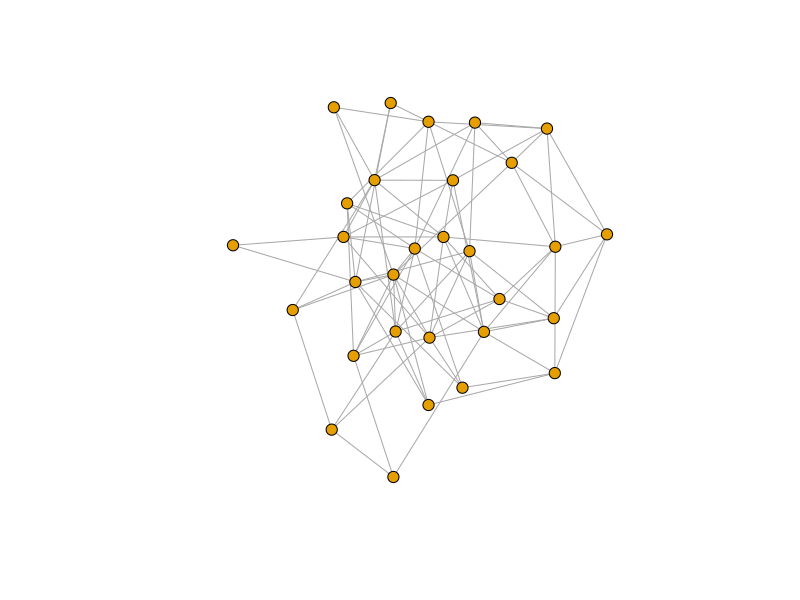
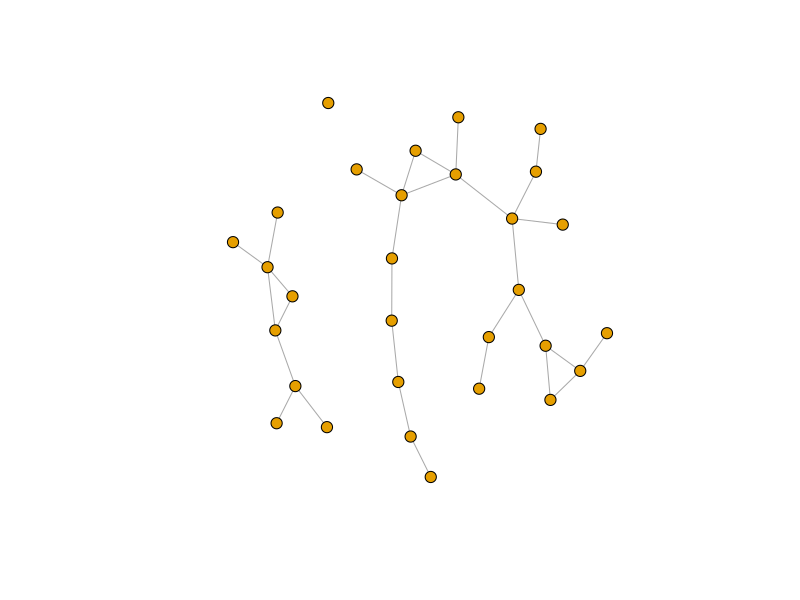
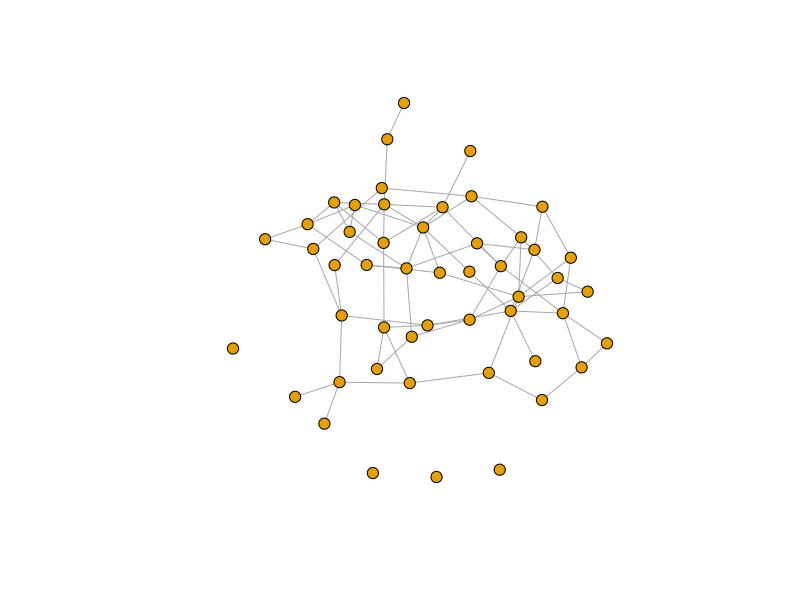
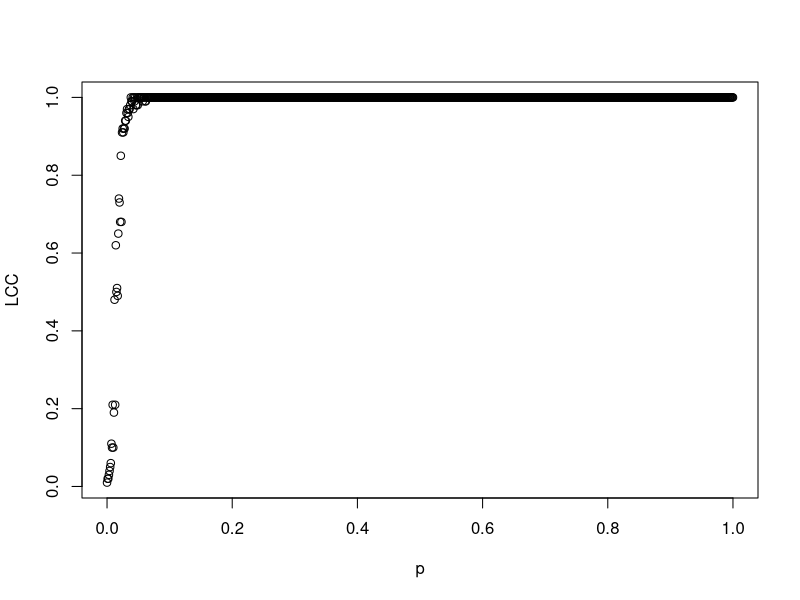
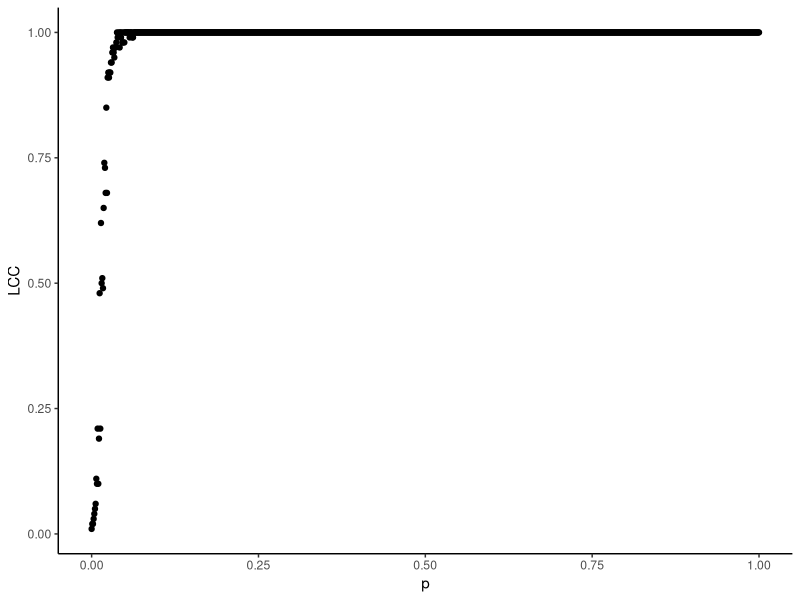
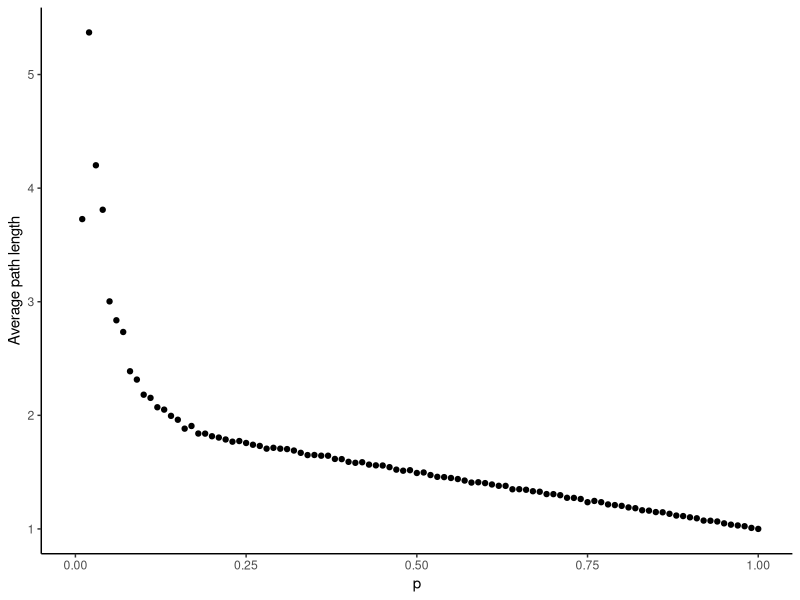
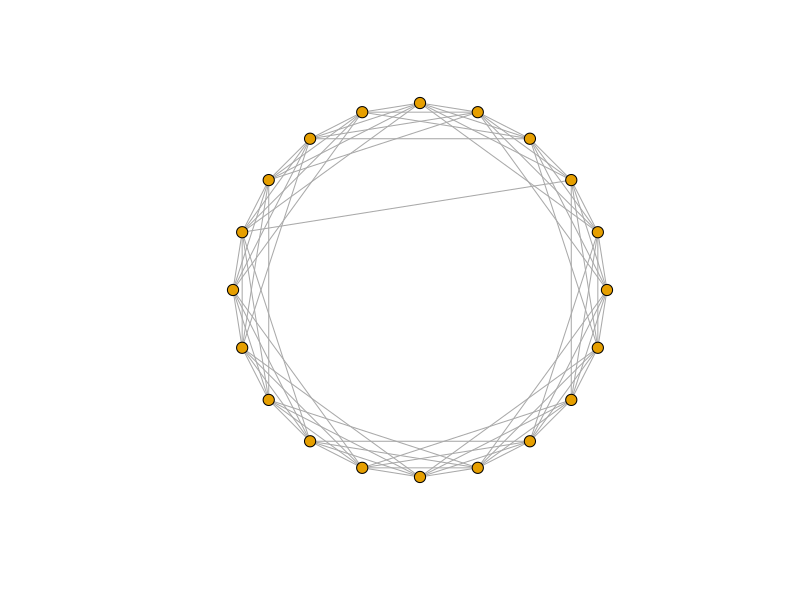
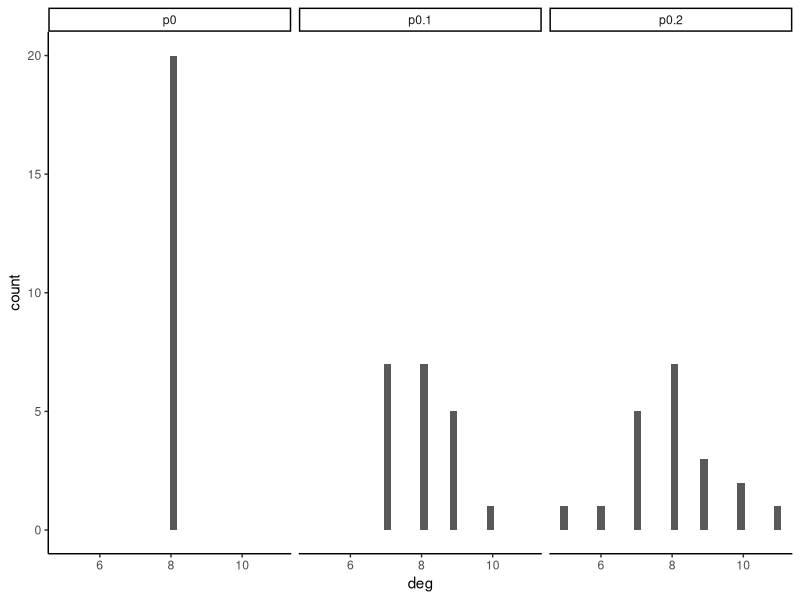

Write the R code that produced these figures, in order.
## ---- chunk 1
library(igraph)
## ---- chunk 2
erP = sample_gnp(n = 30, p = 0.2)
plot(erP, vertex.size = 6, vertex.label = NA)
## ---- chunk 3
c(ecount(erP), ecount(sample_gnp(n = 30, p = 0.2)), ecount(sample_gnp(n = 30, p = 0.2)))
## ---- chunk 4
erM = sample_gnm(n = 30, m = 30)
plot(erM, vertex.size = 6, vertex.label = NA)
## ---- chunk 5
gnm_mean_degree = function(n, mean_k){
  m = round(n * mean_k / 2)
  g = sample_gnm(n = n, m = m)
}
g = gnm_mean_degree(50, 3)
plot(g, vertex.size = 6, vertex.label = NA, vertex.colour = 'orange')
## ---- chunk 6
er_lcc = c()

for (p in seq(0, 1, 0.001)){
  er = sample_gnp(100, p)
  lcc = max(components(er)$csize)
  er_lcc = c(er_lcc, lcc)
}
plot(x = seq(0, 1, 0.001), y = er_lcc/vcount(er) , xlab = 'p', ylab = 'LCC')
## ---- chunk 7
library(dplyr)
library(ggplot2)
tibble(p = seq(0, 1, 0.001), LCC = er_lcc/vcount(er)) %>% 
  ggplot(aes(x = p, y = LCC)) + geom_point() + theme_classic()
## ---- chunk 8
er_lcc = c()
er_avpl = c()

set.seed(0)
for (p in seq(0, 1, 0.01)){
  er = sample_gnp(100, p)
  lcc = max(components(er)$csize)
  avpl = mean_distance(er)
  er_lcc = c(er_lcc, lcc)
  er_avpl = c(er_avpl, avpl)
}
length(er_avpl)
length(seq(0, 1, 0.01))
tibble(p = seq(0, 1, 0.01), avpl = er_avpl) %>% 
  ggplot(aes(x = p, y = er_avpl)) + geom_point() + 
  labs(x = 'p', y = 'Average path length') + 
  theme_classic()
## ---- chunk 9
sw = sample_smallworld(
  dim = 1,
  size = 20,
  p = 0.01,   #probability of rewiring
  nei = 4   #rewiring in a neighbourhood of +- 4
)
plot(sw,
     vertex.size = 6, vertex.label = NA, layout = layout_in_circle, loops = F, multiple = F)
## ---- chunk 10
data = c()

for (d in seq(0, 0.2, 0.1)){
   a = tibble(
    deg = degree(sample_smallworld(
        dim = 1,
        size = 20,
        nei = 4,
        p = 0 + d
      )),
    type = paste0('p', d)
  )
  print(a)
  bind_rows(data, a)
}

head(data)
## ---- chunk 11
bind_rows(tibble(deg=degree(sample_smallworld(dim=1,size=20,nei=4,p=0)),type = "p0"),
          tibble(deg=degree(sample_smallworld(dim=1,size=20,nei=4,p=0.1)),type = "p0.1"),
          tibble(deg=degree(sample_smallworld(dim=1,size=20,nei=4,p=0.2)),type = "p0.2")) %>%
  ggplot(aes(x=deg)) + geom_histogram() + facet_wrap(vars(type)) + theme_classic()
## ---- chunk 12
ws_cc = numeric()
ws_av = numeric()

normcc = transitivity(sample_smallworld(
  dim = 1,
  size = 100,
  nei = 4,
  p = 0,
  loops = F,
  multiple = F
))

normav = mean_distance(sample_smallworld(
  dim = 1,
  size = 100,
  nei = 4,
  p = 0,
  loops = F,
  multiple = F
))

for (p in seq(0, 1, by = 0.0001)){
  ws = sample_smallworld(
    dim = 1,
    size = 100,
    nei = 4,
    p = p,
    loops = F,
    multiple = F
  )
  cc = transitivity(ws)
  av = mean_distance(ws)
  ws_cc = c(ws_cc, cc)
  ws_av = c(ws_av, av)
}
## ---- chunk 13
p_plot = seq(0, 1, 0.0001)
tibble(
  x = c(p_plot, p_plot),
  y = c(ws_cc/normcc, ws_av/normav),
  type = c(rep('cc', length(p_plot)), rep('av', length(p_plot)))
) %>% 
  ggplot(aes(x = x, y = y, color = type)) +
           geom_point(size = 0.1, alpha = 0.5) + 
           scale_x_log10(
             breaks = scales::trans_breaks("log10", function(x) 10^x),
             labels = scales::trans_format("log10", scales::math_format(10^.x))) +
  theme_classic()
